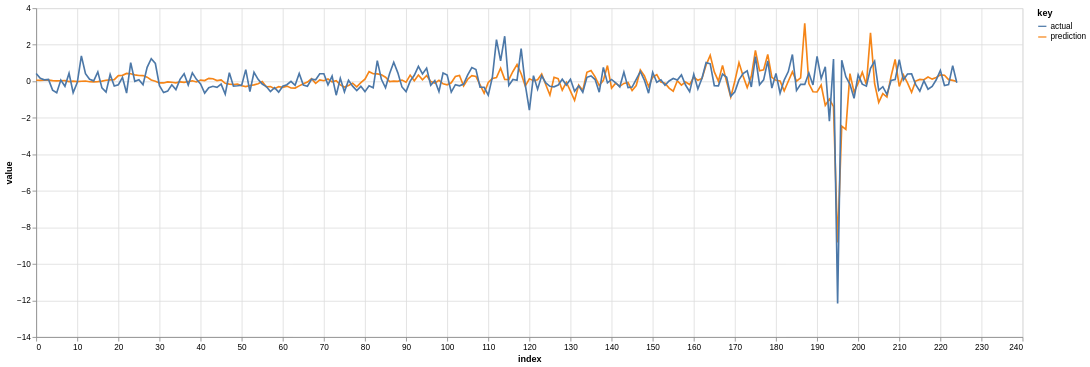

The notebook cell saved with this chart:
### Markdown cell above
An element from the above batch is encoded, decoded, and a prediction plotted

### Code cell
# i = 0
# i = 1
i = 31

# indexes from the above batch
i_s, *_ = batch

def plot_prediction(ds, i):
    
    x = ds[i][1].numpy()
    x_pred, z_mean, z_sd = model(x, jr.PRNGKey(42))
    display(ds.metadata_df.loc[i])
    df = pd.DataFrame({'prediction': x_pred[0], 'actual': x.ravel()})
    n_rows = 2000
    
    return trapallada.plot.df(df.iloc[:n_rows])

# plot_prediction(ds, 25)
plot_prediction(ds, i_s[i].item())

### Figure 1 — Vega-Lite specification as saved in the notebook (floating-point values rounded to 4 significant figures; data arrays with more than 128 entries replaced by an {"elided": "..."} marker saying what was removed)
{"config": {"view": {"continuousWidth": 300, "continuousHeight": 300}}, "data": {"name": "data-ad7ddcfc859fce1d0a7f08335d616f6d"}, "mark": {"type": "line"}, "encoding": {"color": {"field": "key", "type": "nominal"}, "x": {"field": "index", "type": "quantitative"}, "y": {"field": "value", "type": "quantitative"}}, "height": 400, "transform": [{"fold": ["prediction", "actual"]}], "width": 1200, "$schema": "https://vega.github.io/schema/vega-lite/v5.8.0.json", "datasets": {"data-ad7ddcfc859fce1d0a7f08335d616f6d": {"elided": "225 records"}}}
